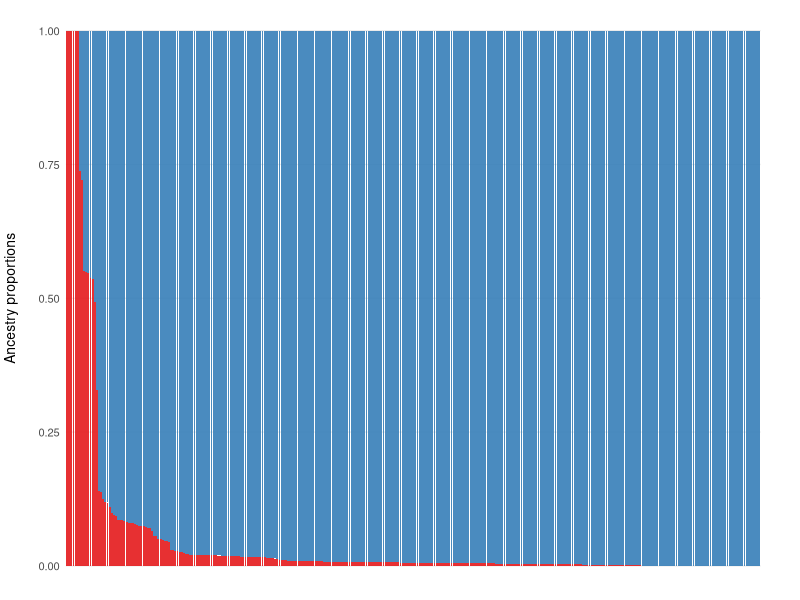
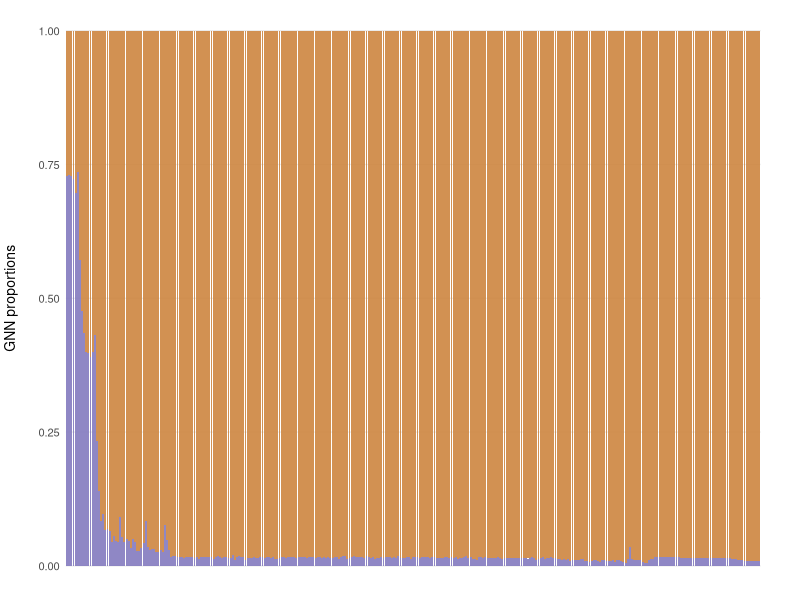
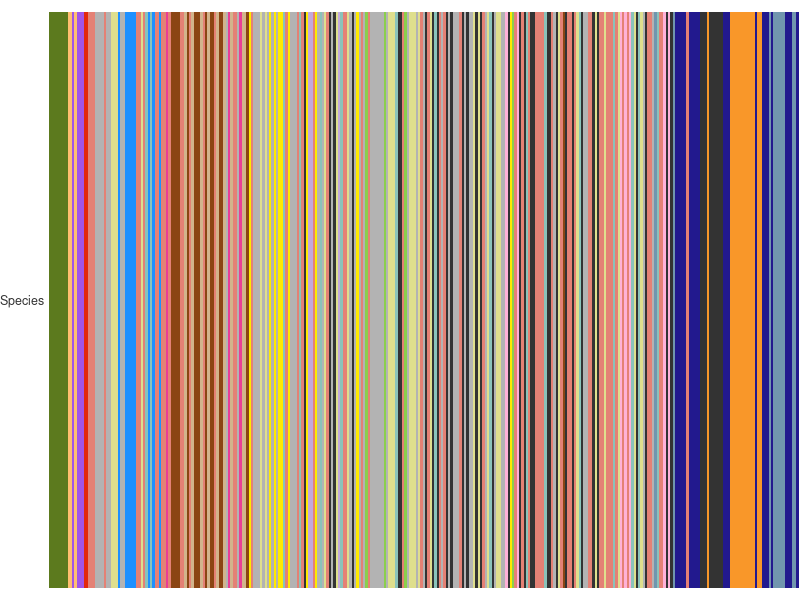
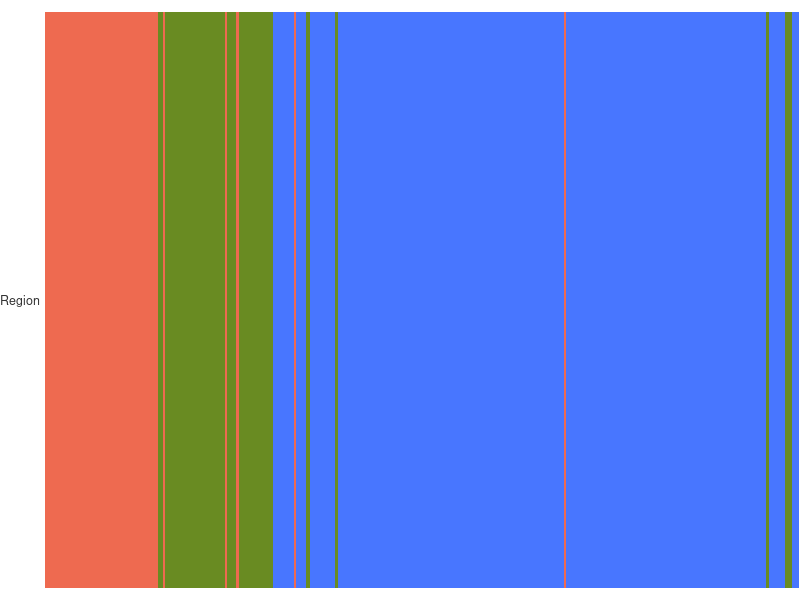
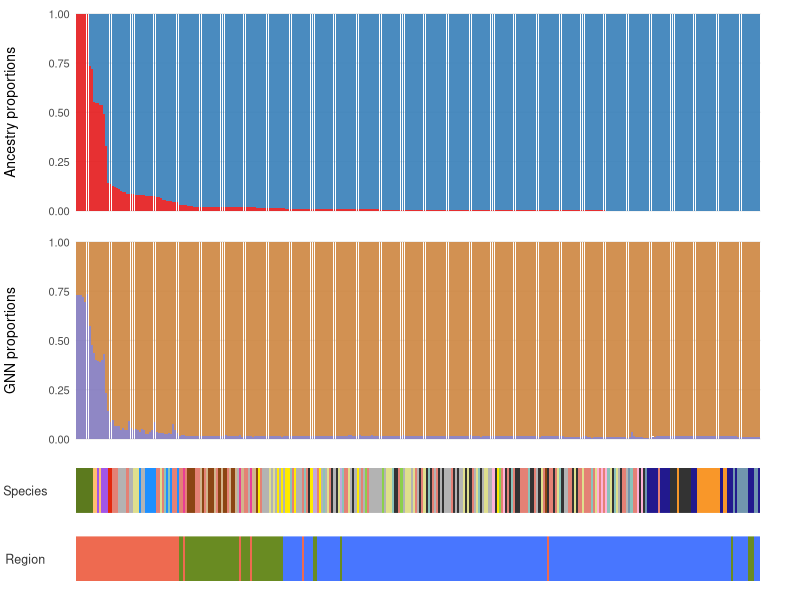

Reproduce these figures in R, in order. (Note: this script raises an error after producing the figures.)
### ============================================================================
### Hamlet phylogeny: R code to plot Fig. S6 (Admixture ancestry proportions and
### GNN proportions)
### Created Nov 2023 by Martin Helmkampf
### ============================================================================


### Preparations
library(tidyverse)
library(cowplot)

# Set path to root directory of git repository "hamlet_phylogeny"

rm(list = ls())


### Read in admixture proportions
admix2 <- read_delim("results/admix/AdmcvProp_phyps2e_m2n1l5_k2.tsv", delim = " ", col_names = "Sample") %>%
    mutate(Species = str_sub(Sample, -6, -4), 
           Location = str_sub(Sample, -3, -1)
           )


### Set species colors
colstandard <- read_tsv("metadata/species_colors.tsv",
                        col_types = "cc",
                        col_names = TRUE)


### Define regions
gulf <- c("liz", "tam", "ala", "arc", "are", "flk")
west_carib <- c("bel", "boc", "gun", "hon", "san", "qui")
east_carib <- c("bar", "hai", "pri")


### Pivot to long format
long2 <- pivot_longer(admix2, cols = starts_with("X"), 
                      names_to = "Ancestry", 
                      values_to = "Proportion")


### Order samples by ancestry proportions
order <- long2 %>%
  filter(Ancestry == "X3") %>%
  arrange(desc(Proportion)) %>%
  pull(Sample)


### Plot admixture proportions
(pa <- long2 %>%
    mutate(Sample = factor(Sample, levels = unique(Sample))) %>%
    ggplot(aes(x = fct_relevel(Sample, order), y = Proportion, fill = Ancestry)) +
    geom_bar(position = "fill", stat = "identity", alpha = 0.9) +
    labs(x = NULL,
         y = "Ancestry proportions") +
    scale_fill_manual(values = c("#377EB8", "#E41A1C")) +
    theme_minimal(base_size = 10) +
    theme(panel.grid.minor = element_blank(),
          panel.grid.major.x = element_blank(),
          axis.title.y = element_text(margin = unit(c(0, 5, 0, 0), "mm")),
          axis.text.x = element_blank(),
          # axis.text.x = element_text(hjust = 1, vjust = 1, angle = 35, size = 1,
          #                            margin = unit(c(-2, 0, 0, 0), "mm")),
          plot.tag = element_text(angle = -90),
          plot.tag.position = c(1.02, 0.5),
          legend.position = "none",
          plot.margin = unit(c(1, 10, 1, 1), "mm")
    )
)


### Read in GNN proportions
(gnn <- read_delim("results/gnn/gnn_phylo2e_LG02_cld_n1.csv", delim = ",", 
                   col_names = TRUE) %>%
    rename(Clade = clade,
           GNN_small = small,
           GNN_large = large) %>%
    mutate(Haplotype = paste0(Individual, "-", `Sample node`),
           Species = str_sub(Individual, -6, -4),
           Location = str_sub(Individual, -3, -1),
           Population = str_sub(Individual, -6, -1)
    ) %>%
    arrange(desc(GNN_small)) %>%
    select(Haplotype, Population, Clade, GNN_small, GNN_large)
)


### Average across haplotypes per sample
per_sample <- gnn %>%
  mutate(Sample = substr(Haplotype, 1, nchar(Haplotype) - 4)) %>%
  group_by(Sample) %>%
  mutate(Avg_GNN_small = mean(GNN_small),
         Avg_GNN_large = mean(GNN_large)) %>%
  ungroup() %>%
  distinct(Sample, .keep_all = TRUE)  # keep only one row per Haplotype


### Pivot to long format
longg <- pivot_longer(per_sample,
                      cols = starts_with("Avg"),
                      names_to = "GNN_clade",
                      values_to = "Proportion") %>%
  select(-c("Haplotype", "GNN_small", "GNN_large"))


### Plot GNN proportions (ordered as by Admixture ancestry proportions)
(pg <- longg %>%
    arrange(GNN_clade, Proportion) %>%
    mutate(Sample = factor(Sample, levels = unique(Sample))) %>%
    ggplot(aes(x = fct_relevel(Sample, order), y = Proportion, fill = GNN_clade)) +
    geom_bar(position = "fill", stat = "identity", alpha = 0.9) +
    labs(x = NULL,
         y = "GNN proportions") +
    scale_fill_manual(values = c("peru", "#837ABE")) +
    theme_minimal(base_size = 10) +
    theme(panel.grid.minor = element_blank(),
          panel.grid.major.x = element_blank(),
          axis.title.y = element_text(margin = unit(c(0, 5, 0, 0), "mm")),
          axis.text.x = element_blank(),
          # axis.text.x = element_text(hjust = 1, vjust = 1, angle = 35, size = 1,
          #                            margin = unit(c(-2, 0, 0, 0), "mm")),
          plot.tag = element_text(angle = -90),
          plot.tag.position = c(1.02, 0.5),
          legend.position = "none",
          plot.margin = unit(c(1, 10, 1, 1), "mm")
    )
)


### Create species color table
scol <- as_tibble(order) %>%
  rename(Sample = value) %>%
  mutate(Position = seq(1:length(order)),
         Species = str_sub(Sample, -6, -4)) %>%
  left_join(., colstandard, by = join_by(Species))


### Plot species colors
(s <- ggplot(scol, aes(xmin = Position, xmax = Position + 1, 
                       ymin = -Inf, ymax = Inf)) +
    geom_rect(aes(fill = Species)) +
    scale_x_discrete(breaks = seq(1:length(order))) +
    scale_y_continuous(breaks = .5, limits = c(0, 1)) +
    scale_fill_manual(values = colstandard$Color) +
    labs(x = NULL, 
         y = "Species") +
    theme_minimal() +
    theme(panel.grid = element_blank(),
          axis.title.x = element_blank(),
          axis.title.y = element_text(angle = 0, vjust = 0.5,
                                      color = "gray20", size = 9,
                                      margin = margin(r = 0)),
          axis.ticks = element_blank(),
          axis.text = element_blank(),
          legend.position = "none",
          plot.margin = unit(c(3, 0, 3, 0), "mm")
    )
)


### Create species color table
rcol <- as_tibble(order) %>%
  rename(Sample = value) %>%
  mutate(Position = seq(1:length(order)),
         Location = str_sub(Sample, -3, -1),
         Region = case_when(
           Location %in% gulf ~ "Gulf of Mexico",
           Location %in% west_carib ~ "Western Caribbean",
           Location %in% east_carib ~ "Eastern Caribbean")
         )


### Plot region colors
(r <- ggplot(rcol, aes(xmin = Position, xmax = Position + 1, 
                       ymin = -Inf, ymax = Inf)) +
    geom_rect(aes(fill = Region)) +
    scale_x_discrete(breaks = seq(1:length(order))) +
    scale_y_continuous(breaks = .5, limits = c(0, 1)) +
    scale_fill_manual(breaks = c("Gulf of Mexico", "Western Caribbean", "Eastern Caribbean"),
                      values = c("coral2", "royalblue1", "olivedrab4")) +
    labs(x = NULL, 
         y = "Region") +
    theme_minimal() +
    theme(panel.grid = element_blank(),
          axis.title.x = element_blank(),
          axis.title.y = element_text(angle = 0, vjust = 0.5,
                                      color = "gray20", size = 9,
                                      margin = margin(r = 0)),
          axis.ticks = element_blank(),
          axis.text = element_blank(),
          legend.position = "none",
          plot.margin = unit(c(3, 0, 3, 0), "mm")
    )
)


### Combine panels
(p_comb <- plot_grid(pa, pg, s, r,
                     align = "v", 
                     nrow = 4, 
                     rel_heights = c(1, 1, 0.3, 0.3),
                     scale = c(1, 1, 1.002, 1.002)) +
    theme(plot.margin = margin(b = 5))
)


### Save as PDF
ggsave(
  filename = "figures/FigS6_admixGnn.pdf",
  plot = p_comb,
  width = 20,
  height = 11,
  units = "cm",
  device = cairo_pdf
)



### ============================================================================
### Alternative figure versions

# library(patchwork)
# 
# (p_comb <- pa / pg +
#   plot_annotation(tag_levels = c("a")) +
#   theme(plot.tag.position = c(0, 1),
#         plot.tag = element_text(angle = 90, hjust = 0.5, vjust = 0.5))
# )
